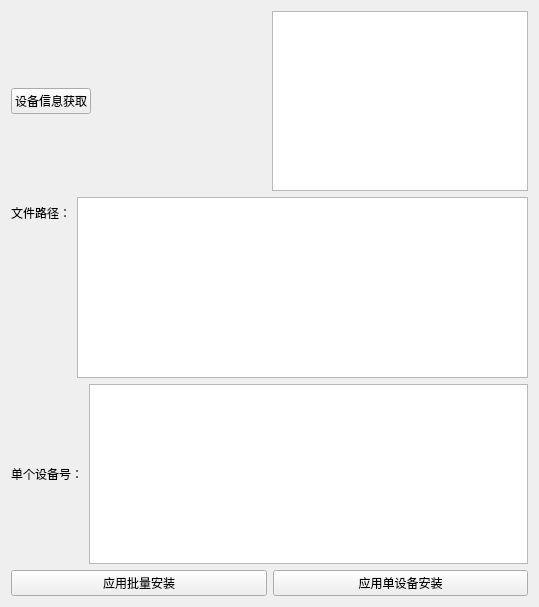
<?xml version="1.0" encoding="UTF-8"?>
<ui version="4.0">
 <class>Form</class>
 <widget class="QWidget" name="Form">
  <property name="geometry">
   <rect>
    <x>0</x>
    <y>0</y>
    <width>539</width>
    <height>607</height>
   </rect>
  </property>
  <property name="windowTitle">
   <string>设备信息</string>
  </property>
  <layout class="QFormLayout" name="formLayout">
   <item row="0" column="0" colspan="2">
    <layout class="QHBoxLayout" name="horizontalLayout">
     <item>
      <widget class="QPushButton" name="pushButton">
       <property name="text">
        <string>设备信息获取</string>
       </property>
      </widget>
     </item>
     <item>
      <spacer name="horizontalSpacer">
       <property name="orientation">
        <enum>Qt::Horizontal</enum>
       </property>
       <property name="sizeHint" stdset="0">
        <size>
         <width>40</width>
         <height>20</height>
        </size>
       </property>
      </spacer>
     </item>
     <item>
      <widget class="QTextEdit" name="textEdit"/>
     </item>
    </layout>
   </item>
   <item row="1" column="0">
    <widget class="QLabel" name="label">
     <property name="text">
      <string>文件路径：</string>
     </property>
    </widget>
   </item>
   <item row="1" column="1">
    <widget class="QTextEdit" name="textEdit_2">
     <property name="sizePolicy">
      <sizepolicy hsizetype="Expanding" vsizetype="Expanding">
       <horstretch>0</horstretch>
       <verstretch>0</verstretch>
      </sizepolicy>
     </property>
    </widget>
   </item>
   <item row="2" column="0" colspan="2">
    <layout class="QHBoxLayout" name="horizontalLayout_3">
     <item>
      <widget class="QLabel" name="label_3">
       <property name="maximumSize">
        <size>
         <width>16777215</width>
         <height>12</height>
        </size>
       </property>
       <property name="text">
        <string>单个设备号：</string>
       </property>
      </widget>
     </item>
     <item>
      <widget class="QTextEdit" name="textEdit_4">
       <property name="sizeIncrement">
        <size>
         <width>0</width>
         <height>0</height>
        </size>
       </property>
      </widget>
     </item>
    </layout>
   </item>
   <item row="3" column="0" colspan="2">
    <layout class="QHBoxLayout" name="horizontalLayout_2">
     <item>
      <widget class="QPushButton" name="pushButton_2">
       <property name="text">
        <string>应用批量安装</string>
       </property>
      </widget>
     </item>
     <item>
      <widget class="QPushButton" name="pushButton_3">
       <property name="text">
        <string>应用单设备安装</string>
       </property>
      </widget>
     </item>
    </layout>
   </item>
  </layout>
 </widget>
 <resources/>
 <connections/>
</ui>
